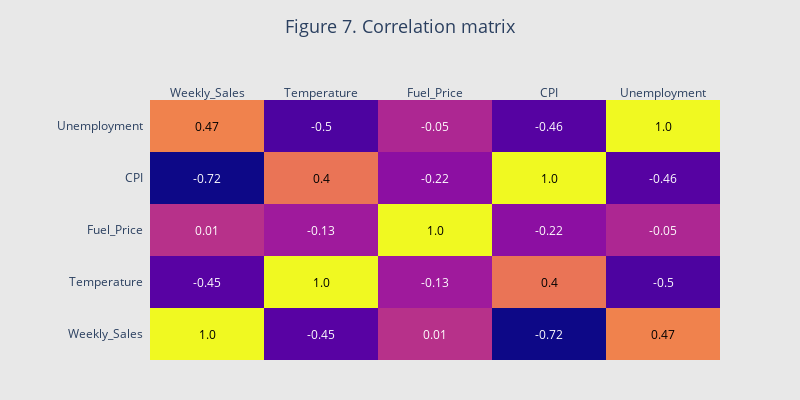

Notebook code cell kept with this figure:
### Markdown cell above
# --- Store selection and economic indicators ---

### Code cell
# copy data for safety
data2 = data1.copy()

# get top 6 stores with the highest coefficients from model3 (coefficients above 1M)
stores_desc = [5.0, 3.0, 9.0, 16.0, 7.0, 15.0]

# extract data for these stores
features_totest = ["Weekly_Sales", "Temperature", "Fuel_Price", "CPI", "Unemployment"]
data2 = data2.loc[data2["Store"].isin(stores_desc),features_totest]

# get correlation matrix
corr_matrix2 = data2.corr().round(2)

# plot correlation matrix
fig7 = ff.create_annotated_heatmap(corr_matrix2.values,
                                  x = corr_matrix2.columns.tolist(),
                                  y = corr_matrix2.index.tolist())

# update layout
fig7.update_layout(
        margin = dict(l = 150, b = 40),
        title_text = "Figure 7. Correlation matrix",
        title_x = 0.5,
        title_y = 0.95,
        title_font_size = 18,   
        plot_bgcolor = "rgba(0,0,0,0)",
        paper_bgcolor = "rgb(232,232,232)",
        width = 800,
        height = 400)

fig7.show()

### Figure 1 — Plotly figure (JSON) as saved in the notebook; plotly's stock layout.template omitted (floating-point values rounded to 4 significant figures)
{"data": [{"colorscale": [[0, "#0d0887"], [0.1111, "#46039f"], [0.2222, "#7201a8"], [0.3333, "#9c179e"], [0.4444, "#bd3786"], [0.5556, "#d8576b"], [0.6667, "#ed7953"], [0.7778, "#fb9f3a"], [0.8889, "#fdca26"], [1, "#f0f921"]], "reversescale": false, "showscale": false, "type": "heatmap", "x": ["Weekly_Sales", "Temperature", "Fuel_Price", "CPI", "Unemployment"], "y": ["Weekly_Sales", "Temperature", "Fuel_Price", "CPI", "Unemployment"], "z": [[1, -0.45, 0.01, -0.72, 0.47], [-0.45, 1, -0.13, 0.4, -0.5], [0.01, -0.13, 1, -0.22, -0.05], [-0.72, 0.4, -0.22, 1, -0.46], [0.47, -0.5, -0.05, -0.46, 1]]}], "layout": {"annotations": [{"font": {"color": "#000000"}, "showarrow": false, "text": "1.0", "x": "Weekly_Sales", "xref": "x", "y": "Weekly_Sales", "yref": "y"}, {"font": {"color": "#FFFFFF"}, "showarrow": false, "text": "-0.45", "x": "Temperature", "xref": "x", "y": "Weekly_Sales", "yref": "y"}, {"font": {"color": "#FFFFFF"}, "showarrow": false, "text": "0.01", "x": "Fuel_Price", "xref": "x", "y": "Weekly_Sales", "yref": "y"}, {"font": {"color": "#FFFFFF"}, "showarrow": false, "text": "-0.72", "x": "CPI", "xref": "x", "y": "Weekly_Sales", "yref": "y"}, {"font": {"color": "#000000"}, "showarrow": false, "text": "0.47", "x": "Unemployment", "xref": "x", "y": "Weekly_Sales", "yref": "y"}, {"font": {"color": "#FFFFFF"}, "showarrow": false, "text": "-0.45", "x": "Weekly_Sales", "xref": "x", "y": "Temperature", "yref": "y"}, {"font": {"color": "#000000"}, "showarrow": false, "text": "1.0", "x": "Temperature", "xref": "x", "y": "Temperature", "yref": "y"}, {"font": {"color": "#FFFFFF"}, "showarrow": false, "text": "-0.13", "x": "Fuel_Price", "xref": "x", "y": "Temperature", "yref": "y"}, {"font": {"color": "#000000"}, "showarrow": false, "text": "0.4", "x": "CPI", "xref": "x", "y": "Temperature", "yref": "y"}, {"font": {"color": "#FFFFFF"}, "showarrow": false, "text": "-0.5", "x": "Unemployment", "xref": "x", "y": "Temperature", "yref": "y"}, {"font": {"color": "#FFFFFF"}, "showarrow": false, "text": "0.01", "x": "Weekly_Sales", "xref": "x", "y": "Fuel_Price", "yref": "y"}, {"font": {"color": "#FFFFFF"}, "showarrow": false, "text": "-0.13", "x": "Temperature", "xref": "x", "y": "Fuel_Price", "yref": "y"}, {"font": {"color": "#000000"}, "showarrow": false, "text": "1.0", "x": "Fuel_Price", "xref": "x", "y": "Fuel_Price", "yref": "y"}, {"font": {"color": "#FFFFFF"}, "showarrow": false, "text": "-0.22", "x": "CPI", "xref": "x", "y": "Fuel_Price", "yref": "y"}, {"font": {"color": "#FFFFFF"}, "showarrow": false, "text": "-0.05", "x": "Unemployment", "xref": "x", "y": "Fuel_Price", "yref": "y"}, {"font": {"color": "#FFFFFF"}, "showarrow": false, "text": "-0.72", "x": "Weekly_Sales", "xref": "x", "y": "CPI", "yref": "y"}, {"font": {"color": "#000000"}, "showarrow": false, "text": "0.4", "x": "Temperature", "xref": "x", "y": "CPI", "yref": "y"}, {"font": {"color": "#FFFFFF"}, "showarrow": false, "text": "-0.22", "x": "Fuel_Price", "xref": "x", "y": "CPI", "yref": "y"}, {"font": {"color": "#000000"}, "showarrow": false, "text": "1.0", "x": "CPI", "xref": "x", "y": "CPI", "yref": "y"}, {"font": {"color": "#FFFFFF"}, "showarrow": false, "text": "-0.46", "x": "Unemployment", "xref": "x", "y": "CPI", "yref": "y"}, {"font": {"color": "#000000"}, "showarrow": false, "text": "0.47", "x": "Weekly_Sales", "xref": "x", "y": "Unemployment", "yref": "y"}, {"font": {"color": "#FFFFFF"}, "showarrow": false, "text": "-0.5", "x": "Temperature", "xref": "x", "y": "Unemployment", "yref": "y"}, {"font": {"color": "#FFFFFF"}, "showarrow": false, "text": "-0.05", "x": "Fuel_Price", "xref": "x", "y": "Unemployment", "yref": "y"}, {"font": {"color": "#FFFFFF"}, "showarrow": false, "text": "-0.46", "x": "CPI", "xref": "x", "y": "Unemployment", "yref": "y"}, {"font": {"color": "#000000"}, "showarrow": false, "text": "1.0", "x": "Unemployment", "xref": "x", "y": "Unemployment", "yref": "y"}], "height": 400, "margin": {"b": 40, "l": 150}, "paper_bgcolor": "rgb(232,232,232)", "plot_bgcolor": "rgba(0,0,0,0)", "title": {"font": {"size": 18}, "text": "Figure 7. Correlation matrix", "x": 0.5, "y": 0.95}, "width": 800, "xaxis": {"dtick": 1, "gridcolor": "rgb(0, 0, 0)", "side": "top", "ticks": ""}, "yaxis": {"dtick": 1, "ticks": "", "ticksuffix": "  "}}}
